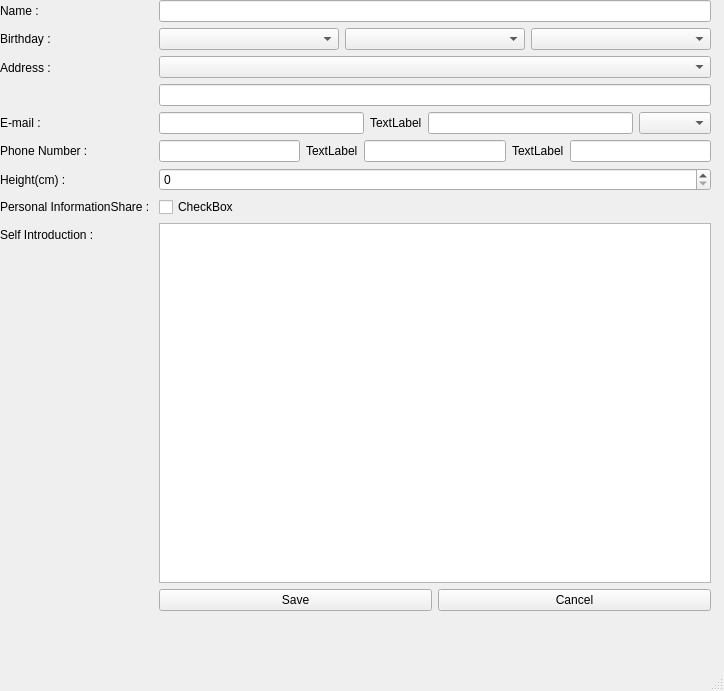
<?xml version="1.0" encoding="UTF-8"?>
<ui version="4.0">
 <class>MainWindow</class>
 <widget class="QMainWindow" name="MainWindow">
  <property name="geometry">
   <rect>
    <x>0</x>
    <y>0</y>
    <width>724</width>
    <height>691</height>
   </rect>
  </property>
  <property name="windowTitle">
   <string>MainWindow</string>
  </property>
  <widget class="QWidget" name="centralwidget">
   <widget class="QWidget" name="formLayoutWidget">
    <property name="geometry">
     <rect>
      <x>0</x>
      <y>0</y>
      <width>711</width>
      <height>611</height>
     </rect>
    </property>
    <layout class="QFormLayout" name="formLayout">
     <item row="0" column="0">
      <widget class="QLabel" name="label">
       <property name="text">
        <string>Name : </string>
       </property>
      </widget>
     </item>
     <item row="0" column="1">
      <widget class="QLineEdit" name="lineEdit"/>
     </item>
     <item row="1" column="0">
      <widget class="QLabel" name="label_2">
       <property name="text">
        <string>Birthday : </string>
       </property>
      </widget>
     </item>
     <item row="1" column="1">
      <layout class="QHBoxLayout" name="horizontalLayout">
       <item>
        <widget class="QComboBox" name="year_widget"/>
       </item>
       <item>
        <widget class="QComboBox" name="month_widget"/>
       </item>
       <item>
        <widget class="QComboBox" name="date_widget"/>
       </item>
      </layout>
     </item>
     <item row="2" column="0">
      <widget class="QLabel" name="label_3">
       <property name="text">
        <string>Address : </string>
       </property>
      </widget>
     </item>
     <item row="2" column="1">
      <layout class="QVBoxLayout" name="verticalLayout">
       <item>
        <widget class="QComboBox" name="address_1"/>
       </item>
       <item>
        <widget class="QLineEdit" name="address_2"/>
       </item>
      </layout>
     </item>
     <item row="3" column="0">
      <widget class="QLabel" name="label_4">
       <property name="text">
        <string>E-mail :</string>
       </property>
      </widget>
     </item>
     <item row="3" column="1">
      <layout class="QHBoxLayout" name="horizontalLayout_2">
       <item>
        <widget class="QLineEdit" name="email_id"/>
       </item>
       <item>
        <widget class="QLabel" name="label_5">
         <property name="text">
          <string>TextLabel</string>
         </property>
        </widget>
       </item>
       <item>
        <widget class="QLineEdit" name="email_company"/>
       </item>
       <item>
        <widget class="QComboBox" name="email_combobox"/>
       </item>
      </layout>
     </item>
     <item row="4" column="0">
      <widget class="QLabel" name="label_6">
       <property name="text">
        <string>Phone Number : </string>
       </property>
      </widget>
     </item>
     <item row="4" column="1">
      <layout class="QHBoxLayout" name="horizontalLayout_3">
       <item>
        <widget class="QLineEdit" name="lineEdit_3"/>
       </item>
       <item>
        <widget class="QLabel" name="label_7">
         <property name="text">
          <string>TextLabel</string>
         </property>
        </widget>
       </item>
       <item>
        <widget class="QLineEdit" name="lineEdit_4"/>
       </item>
       <item>
        <widget class="QLabel" name="label_8">
         <property name="text">
          <string>TextLabel</string>
         </property>
        </widget>
       </item>
       <item>
        <widget class="QLineEdit" name="lineEdit_5"/>
       </item>
      </layout>
     </item>
     <item row="5" column="0">
      <widget class="QLabel" name="label_17">
       <property name="text">
        <string>Height(cm) : </string>
       </property>
      </widget>
     </item>
     <item row="5" column="1">
      <widget class="QSpinBox" name="spinBox"/>
     </item>
     <item row="6" column="0">
      <widget class="QLabel" name="label_18">
       <property name="text">
        <string>Personal InformationShare : </string>
       </property>
      </widget>
     </item>
     <item row="6" column="1">
      <widget class="QCheckBox" name="checkBox">
       <property name="text">
        <string>CheckBox</string>
       </property>
      </widget>
     </item>
     <item row="7" column="1">
      <widget class="QPlainTextEdit" name="plainTextEdit"/>
     </item>
     <item row="7" column="0">
      <widget class="QLabel" name="label_19">
       <property name="text">
        <string>Self Introduction : </string>
       </property>
      </widget>
     </item>
     <item row="8" column="0">
      <widget class="QLabel" name="label_31">
       <property name="text">
        <string/>
       </property>
      </widget>
     </item>
     <item row="8" column="1">
      <layout class="QHBoxLayout" name="horizontalLayout_10">
       <item>
        <widget class="QPushButton" name="save_button">
         <property name="text">
          <string>Save</string>
         </property>
        </widget>
       </item>
       <item>
        <widget class="QPushButton" name="cancel_button">
         <property name="text">
          <string>Cancel</string>
         </property>
        </widget>
       </item>
      </layout>
     </item>
    </layout>
   </widget>
  </widget>
  <widget class="QMenuBar" name="menubar">
   <property name="geometry">
    <rect>
     <x>0</x>
     <y>0</y>
     <width>724</width>
     <height>21</height>
    </rect>
   </property>
  </widget>
  <widget class="QStatusBar" name="statusbar"/>
 </widget>
 <resources/>
 <connections/>
</ui>
